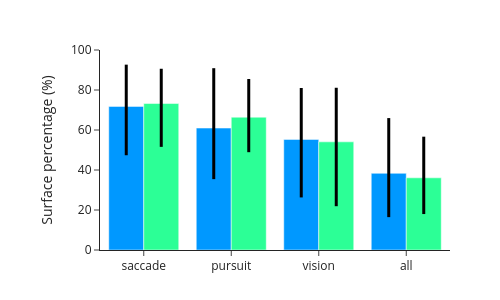

Notebook code cell kept with this figure:
### Code cell
# sub_rois =  ['iPCS', 'sPCS', 'mPCS']
sub_rois =  ['iIPS', 'sIPS']
fig = go.Figure()
for i, roi in enumerate(sub_rois):
    df_roi = df_active_vertex_roi.loc[df_active_vertex_roi['roi']==roi]
    fig.add_trace(go.Bar(
        x=df_roi['categorie'],
        y=df_roi['median'],
        name=roi,  
        marker=dict(color=roi_colors_dict[roi]), 
        error_y=dict(
            type='data',
            array=df_roi['ci_high'] - df_roi['median'], 
            arrayminus=df_roi['median'] - df_roi['ci_low'],  
            visible=True,
            thickness=3,
            width=0,
            color='black'
        ),
        showlegend=True
    ))
    
fig.update_xaxes(showline=True)
fig.update_yaxes(title='Surface percentage (%)', range=[0,100], showline=True)
fig.update_layout(template='simple_white', 
                  barmode='group', 
                  showlegend=False,
                  height=300, 
                  width=500, 
                  margin_l=100, 
                  margin_r=50, 
                  margin_t=50,
                  margin_b=50)

fig.show()
# fig.write_image("/Users/uriel/Library/CloudStorage/Dropbox/retinomaps/figures/material/pRF_figures/active_vertex/Surface_percentage_frontal.pdf".format(subject))
fig.write_image("/Users/uriel/Library/CloudStorage/Dropbox/retinomaps/figures/material/pRF_figures/active_vertex/Surface_percentage_parietal.pdf".format(subject))

### Figure 1 — Plotly figure (JSON) as saved in the notebook; plotly's stock layout.template omitted (floating-point values rounded to 4 significant figures)
{"data": [{"error_y": {"array": [20.87, 29.94, 25.7, 27.61], "arrayminus": [24.43, 25.54, 29.02, 21.91], "color": "black", "thickness": 3, "type": "data", "visible": true, "width": 0}, "marker": {"color": "rgb(0, 152, 255)"}, "name": "iIPS", "showlegend": true, "type": "bar", "x": ["saccade", "pursuit", "vision", "all"], "y": [71.81, 60.97, 55.31, 38.35]}, {"error_y": {"array": [17.39, 19.09, 27.04, 20.57], "arrayminus": [21.67, 17.49, 32.17, 18.11], "color": "black", "thickness": 3, "type": "data", "visible": true, "width": 0}, "marker": {"color": "rgb(44, 255, 150)"}, "name": "sIPS", "showlegend": true, "type": "bar", "x": ["saccade", "pursuit", "vision", "all"], "y": [73.24, 66.4, 54.08, 36.09]}], "layout": {"barmode": "group", "height": 300, "margin": {"b": 50, "l": 100, "r": 50, "t": 50}, "showlegend": false, "width": 500, "xaxis": {"showline": true}, "yaxis": {"range": [0, 100], "showline": true, "title": {"text": "Surface percentage (%)"}}}}
